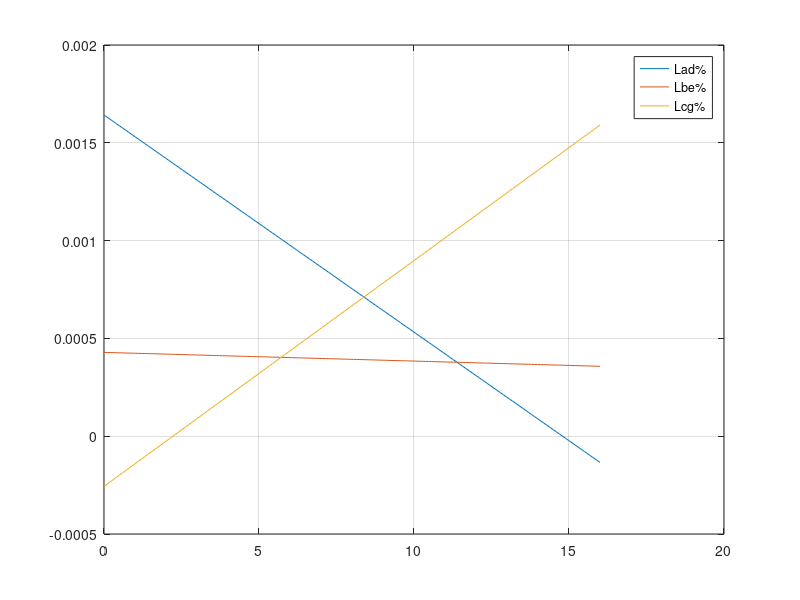

This chart was generated by the following MATLAB code:
E = 68.9e9 ; 
%Aluminum Alloy 1100: 68.9e9 GPa
%Nickel 200: 200e9 GPa
%Steel Alloy 4340: 200e9 GPa
p1 = 50;%plot choice, the weight of P

AD = true;
BE = true;
CG = true;

Fad = [,];
Fbe = [,];
Fcg = [,];
dLab = [,];
dLbe = [,];
dLcg = [,];
i = 0;
j = 0;

A = [1 1 1;0 10 16; 24/(E * 4e-4) -80/(E * 4e-4) 20/(E * 4e-4)];
for p = 1:50
    i = i + 1;
    j = 0;
    for d_01 = 1:160
        j = j + 1;
        B = [p * 1000;d_01 / 10.0 * p * 1000;0];
        solution = A\B;
        Fad(i,j) = solution(1,1);
        Fbe(i,j) = solution(2,1);
        Fcg(i,j) = solution(3,1);
        
        dLad = solution(1,1) * 4 / (E * 4e-4);
        dLbe = solution(2,1) * 5 / (E * 4e-4);
        dLcg = solution(3,1) * 2 / (E * 4e-4);
        
        dLadp(i,j) = dLad / 4.0;
        dLbep(i,j) = dLbe / 5.0;
        dLcgp(i,j) = dLcg / 2.0;
        
        if dLad / 4 > 0.001
           AD = false;
        end
        if dLbe / 5 > 0.001
           BE = false;
        end
        if dLcg / 2 > 0.001
           CG = false;
        end
    end
end

x = linspace(0,16,160);
plot(x, dLadp(p1,:))
hold on
plot(x, dLbep(p1,:))
plot(x, dLcgp(p1,:))
grid on
legend('Lad%','Lbe%','Lcg%')

if AD && BE && CG
   true
else
   false
end
